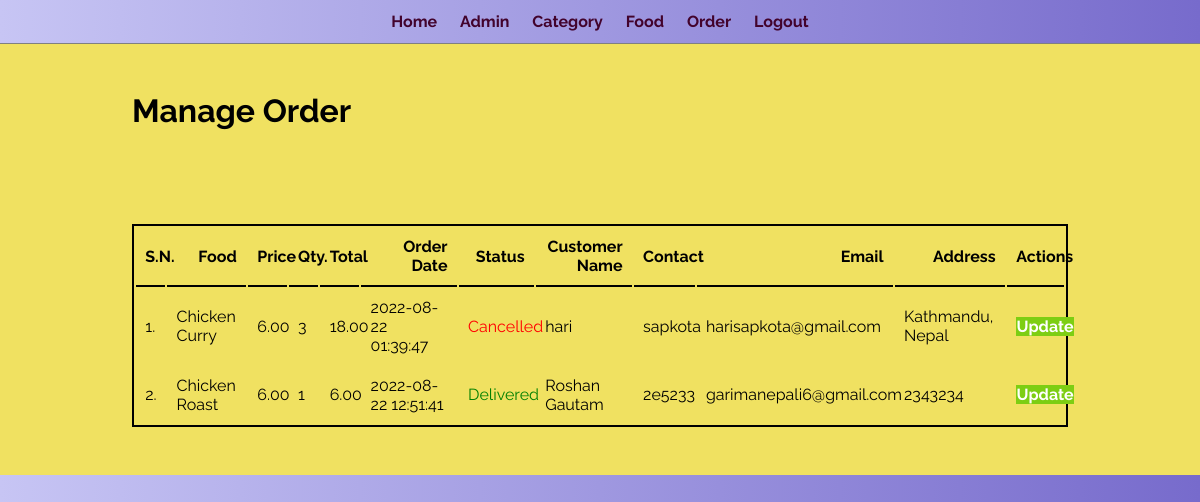
Screenshot of /food-order/admin/manage.order.php (signed in) with the database file from the repository.
### tables this page shows
CREATE TABLE `tbl_order` (
  `id` int(10) UNSIGNED NOT NULL,
  `food` varchar(100) NOT NULL,
  `price` decimal(10,2) NOT NULL,
  `qty` int(11) NOT NULL,
  `total` decimal(10,2) NOT NULL,
  `order_date` datetime NOT NULL,
  `status` varchar(50) NOT NULL,
  `customer_name` varchar(150) NOT NULL,
  `customer_contact` varchar(20) NOT NULL,
  `customer_email` varchar(150) NOT NULL,
  `customer_address` varchar(255) NOT NULL
);

### food-order/admin/manage.order.php (the view, shortened to what this page needs)
<?php include('partials/menu.php'); ?>
<div class="main-content">
    <div class="wrapper">
        <h1>Manage Order</h1>
                <br /><br /><br />
                <br><br>
                <table class="tbl">
                    <tr>
                        <th>S.N.</th>
                        <th>Food</th>
                        <th>Price</th>
                        <th>Qty.</th>
                        <th>Total</th>
                        <th>Order Date</th>
                        <th>Status</th>
                        <th>Customer Name</th>
                        <th>Contact</th>
                        <th>Email</th>
                        <th>Address</th>
                        <th>Actions</th>
                    </tr>
                    <?php
                        $sql = "SELECT * FROM tbl_order ORDER BY id DESC";
                        $res = mysqli_query($conn, $sql);
                        $count = mysqli_num_rows($res);
                        $sn = 1;
                        if($count>0)
                        {
                            while($row=mysqli_fetch_assoc($res))
                            {
                                $id = $row['id'];
                                $food = $row['food'];
                                $price = $row['price'];
                                $qty = $row['qty'];
                                $total = $row['total'];
                                $order_date = $row['order_date'];
                                $status = $row['status'];
                                $customer_name = $row['customer_name'];
                                $customer_contact = $row['customer_contact'];
                                $customer_email = $row['customer_email'];
                                $customer_address = $row['customer_address'];
                                ?>
                                    <tr>
                                        <td><?php echo $sn++; ?>. </td>
                                        <td><?php echo $food; ?></td>
                                        <td><?php echo $price; ?></td>
                                        <td><?php echo $qty; ?></td>
                                        <td><?php echo $total; ?></td>
                                        <td><?php echo $order_date; ?></td>
                                        <td>
                                            <?php
                                                if($status=="Ordered")
                                                {
                                                    echo "<label>$status</label>";
                                                }
                                                elseif($status=="On Delivery")
                                                {
                                                    echo "<label style='color: orange;'>$status</label>";
                                                }
                                                elseif($status=="Delivered")
                                                {
                                                    echo "<label style='color: green;'>$status</label>";
                                                }
                                                elseif($status=="Cancelled")
                                                {
                                                    echo "<label style='color: red;'>$status</label>";
                                                }
                                            ?>
                                        </td>
                                        <td><?php echo $customer_name; ?></td>
                                        <td><?php echo $customer_contact; ?></td>
                                        <td><?php echo $customer_email; ?></td>
                                        <td><?php echo $customer_address; ?></td>
                                        <td>
                                            <a href="<?php echo SITEURL; ?>admin/update.order.php?id=<?php echo $id; ?>" class="btn-secondary">Update</a>
                                        </td>
                                    </tr>
                                <?php
                            }
                        }
                        else
                        {
                            echo "<tr><td colspan='12' class='error'>Orders not Available</td></tr>";
                        }
                    ?>
                </table>
    </div>
</div>

### food-order/css/admin.css (style rules this page uses)
* { margin: 0 0; padding: 0 0; font-family: Arial, Helvetica, sans-serif; }
.wrapper { padding:1%; width: 80%; margin: 0 auto; }
.tbl { width:100%; border: 2px solid; }
table tr th { border-bottom: 2px solid black; padding:1%; text-align: right; }
table tr td { padding:1%; }
.btn-secondary { background-color:#7DCE13; padding: 1%; text-decoration:none; color: white; font-weight:bold; }
* { box-sizing: border-box; margin: 0; padding: 0; font-family: Raleway, sans-serif; }
body { background: linear-gradient(90deg, #C7C5F4, #776BCC); }
.main-content { background-color:#F0E161; padding: 3% 0; }

### rows the page displays
tbl_order: food "Chicken Curry", price "6.00", qty "3", total "18.00", order_date "2022-08-22 01:39:47", status "Cancelled", customer_name "hari", customer_contact "sapkota", customer_email "harisapkota@gmail.com", customer_address "Kathmandu, Nepal"
tbl_order: food "Chicken Roast", price "6.00", qty "1", total "6.00", order_date "2022-08-22 12:51:41", status "Delivered", customer_name "Roshan Gautam", customer_contact "2e5233", customer_email "garimanepali6@gmail.com", customer_address "2343234"
